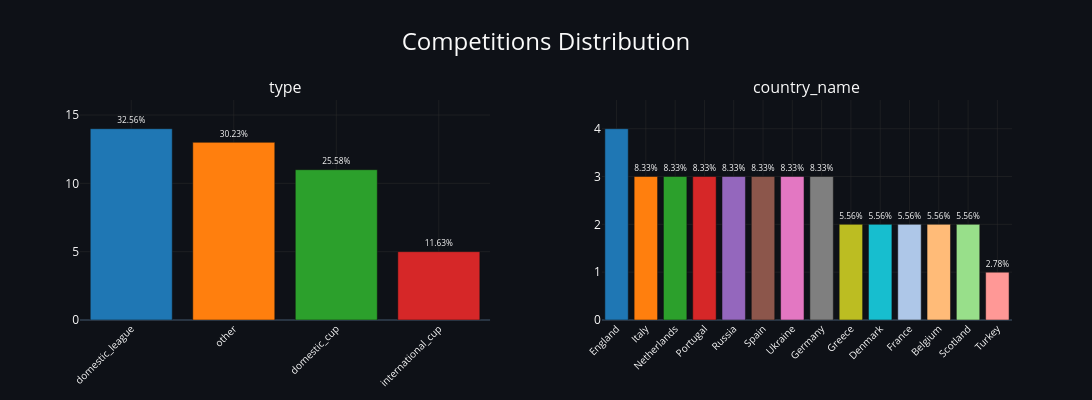

Source (notebook cell):
### Code cell
id_cols = ["competition_id", 'name']

competitions_dist = distribution_plot(competitions_summary, n_cols=2, title='Competitions Distribution',top_n_categories=20, ignore_cols=id_cols)
competitions_dist

### Figure 1 — Plotly figure (JSON) as saved in the notebook; plotly's stock layout.template omitted (floating-point values rounded to 4 significant figures)
{"data": [{"cliponaxis": false, "hoverinfo": "text", "hovertext": ["domestic_league<br>Count: 14<br>Percentage: 32.56%", "other<br>Count: 13<br>Percentage: 30.23%", "domestic_cup<br>Count: 11<br>Percentage: 25.58%", "international_cup<br>Count: 5<br>Percentage: 11.63%"], "marker": {"color": ["#1f77b4", "#ff7f0e", "#2ca02c", "#d62728"]}, "name": "type", "showlegend": false, "text": ["32.56%", "30.23%", "25.58%", "11.63%"], "textfont": {"size": 10}, "textposition": "outside", "type": "bar", "x": ["domestic_league", "other", "domestic_cup", "international_cup"], "xaxis": "x", "y": [14, 13, 11, 5], "yaxis": "y"}, {"cliponaxis": false, "hoverinfo": "text", "hovertext": ["England<br>Count: 4<br>Percentage: 11.11%", "Italy<br>Count: 3<br>Percentage: 8.33%", "Netherlands<br>Count: 3<br>Percentage: 8.33%", "Portugal<br>Count: 3<br>Percentage: 8.33%", "Russia<br>Count: 3<br>Percentage: 8.33%", "Spain<br>Count: 3<br>Percentage: 8.33%", "Ukraine<br>Count: 3<br>Percentage: 8.33%", "Germany<br>Count: 3<br>Percentage: 8.33%", "Greece<br>Count: 2<br>Percentage: 5.56%", "Denmark<br>Count: 2<br>Percentage: 5.56%", "France<br>Count: 2<br>Percentage: 5.56%", "Belgium<br>Count: 2<br>Percentage: 5.56%", "Scotland<br>Count: 2<br>Percentage: 5.56%", "Turkey<br>Count: 1<br>Percentage: 2.78%"], "marker": {"color": ["#1f77b4", "#ff7f0e", "#2ca02c", "#d62728", "#9467bd", "#8c564b", "#e377c2", "#7f7f7f", "#bcbd22", "#17becf", "#aec7e8", "#ffbb78", "#98df8a", "#ff9896"]}, "name": "country_name", "showlegend": false, "text": ["11.11%", "8.33%", "8.33%", "8.33%", "8.33%", "8.33%", "8.33%", "8.33%", "5.56%", "5.56%", "5.56%", "5.56%", "5.56%", "2.78%"], "textfont": {"size": 10}, "textposition": "outside", "type": "bar", "x": ["England", "Italy", "Netherlands", "Portugal", "Russia", "Spain", "Ukraine", "Germany", "Greece", "Denmark", "France", "Belgium", "Scotland", "Turkey"], "xaxis": "x2", "y": [4, 3, 3, 3, 3, 3, 3, 3, 2, 2, 2, 2, 2, 1], "yaxis": "y2"}], "layout": {"annotations": [{"font": {"size": 16}, "showarrow": false, "text": "type", "x": 0.22, "xanchor": "center", "xref": "paper", "y": 1, "yanchor": "bottom", "yref": "paper"}, {"font": {"size": 16}, "showarrow": false, "text": "country_name", "x": 0.78, "xanchor": "center", "xref": "paper", "y": 1, "yanchor": "bottom", "yref": "paper"}], "font": {"color": "#fafafa", "size": 12}, "height": 400, "paper_bgcolor": "#0e1117", "plot_bgcolor": "#0e1117", "showlegend": false, "title": {"font": {"size": 24}, "text": "Competitions Distribution", "x": 0.5}, "uniformtext": {"minsize": 8, "mode": "hide"}, "width": 1400, "xaxis": {"anchor": "y", "domain": [0, 0.44], "gridcolor": "#2d2d2d", "gridwidth": 0.5, "showgrid": true, "tickangle": -45, "tickfont": {"size": 10}}, "xaxis2": {"anchor": "y2", "domain": [0.56, 1], "gridcolor": "#2d2d2d", "gridwidth": 0.5, "showgrid": true, "tickangle": -45, "tickfont": {"size": 10}}, "yaxis": {"anchor": "x", "domain": [0, 1], "gridcolor": "#2d2d2d", "gridwidth": 0.5, "range": [0, 16.1], "showgrid": true}, "yaxis2": {"anchor": "x2", "domain": [0, 1], "gridcolor": "#2d2d2d", "gridwidth": 0.5, "range": [0, 4.6], "showgrid": true}}}
